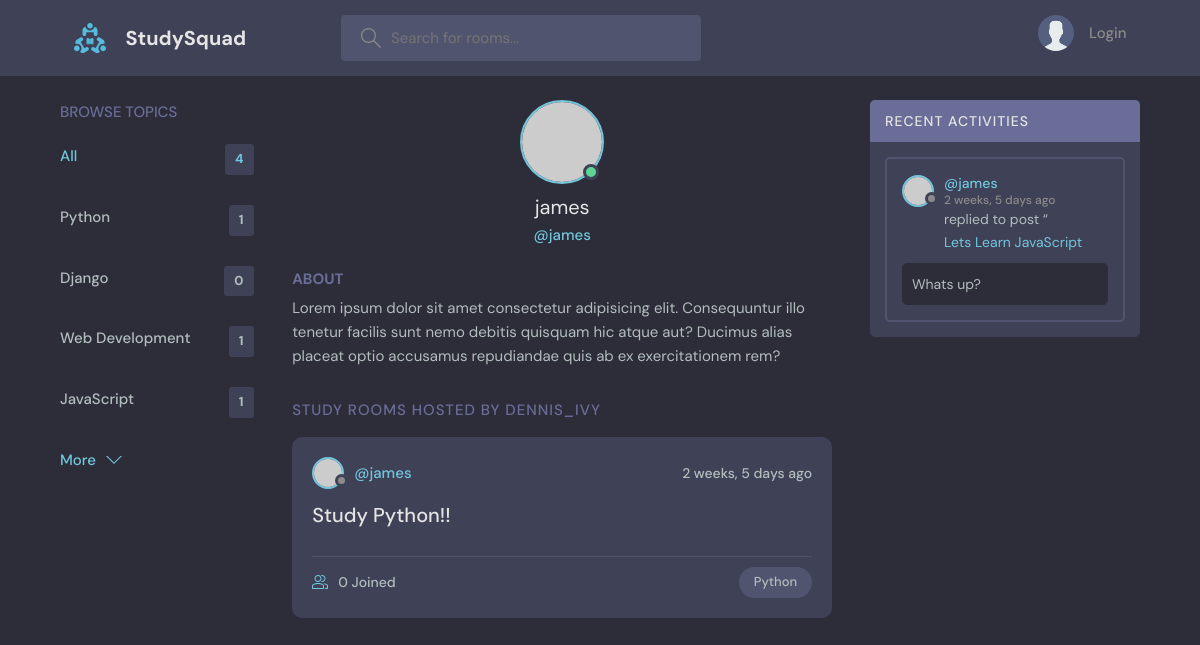
The app's page /profile/3/, older data.
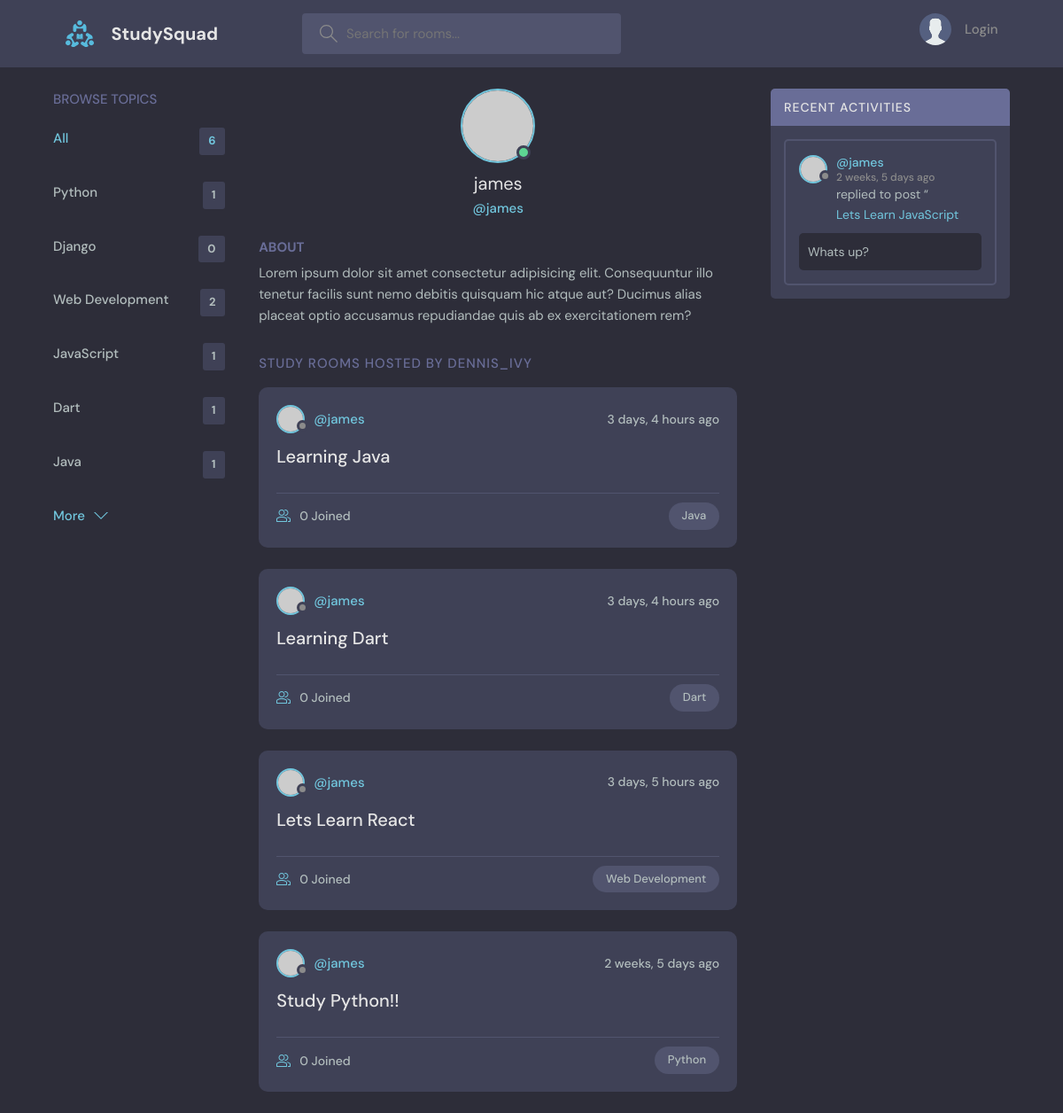
The same page, newer data.
### base/models.py (models this page shows, shortened)
class Topic(models.Model):
    name = models.CharField(max_length=200)

class Room(models.Model):
    host = models.ForeignKey(User, on_delete=models.SET_NULL, null=True)
    topic = models.ForeignKey(Topic, on_delete=models.SET_NULL, null=True)
    name = models.CharField(max_length=200)
    description = models.TextField(null=True, blank=True)
    participants = models.ManyToManyField(User, related_name='participants', blank=True)
    updated = models.DateTimeField(auto_now=True)
    created = models.DateTimeField(auto_now_add=True)
    class Meta:
        ordering = ['-updated', '-created']
    def __str__(self):
        return self.name

class Message(models.Model):
    user = models.ForeignKey(User, on_delete=models.CASCADE)
    room = models.ForeignKey(Room, on_delete=models.CASCADE)
    body = models.TextField()
    updated = models.DateTimeField(auto_now=True)
    created = models.DateTimeField(auto_now_add=True)
    class Meta:
        ordering = ['-updated', '-created']

### base/views.py (the view)
# urls.py: path('profile/<str:pk>/', views.userProfile, name="user-profile"),
def userProfile(request, pk):
    user = User.objects.get(id=pk)
    rooms = user.room_set.all()
    room_messages = user.message_set.all()
    topics = Topic.objects.all()
    context = {'user': user, 'rooms': rooms,'room_messages': room_messages, 'topics': topics}
    return render(request, 'base/profile.html', context)

### base/templates/base/profile.html (shortened to what this page needs)
{% extends 'main.html' %}
{% block content %}
  <main class="profile-page layout layout--3">
    <div class="container">
      {% include 'base/topic_component.html' %}
      <div class="roomList">
        <div class="profile">
          <div class="profile__avatar">
            <div class="avatar avatar--large active">
              <img src="https://randomuser.me/api/portraits/men/11.jpg" />
            </div>
          </div>
          <div class="profile__info">
            <h3> {{user.username}} </h3>
            <p>@{{user.username}}</p>
          </div>
          <div class="profile__about">
            <h3>About</h3>
            <p>
              Lorem ipsum dolor sit amet consectetur adipisicing elit. Consequuntur illo tenetur
              facilis sunt nemo debitis quisquam hic atque aut? Ducimus alias placeat optio
              accusamus repudiandae quis ab ex exercitationem rem?
            </p>
          </div>
        </div>
        <div class="roomList__header">
          <div>
            <h2>Study Rooms Hosted by dennis_ivy</a>
            </h2>
          </div>
        </div>
        {% include 'base/feed_component.html' %}
      </div>
      {% include 'base/activity_component.html' %}
    </div>
  </main>
{% endblock %}

### templates/main.html (shortened to what this page needs)
<!DOCTYPE html>
{% load static %}
<html lang="en">
  <head>
    <link rel="stylesheet" href="{% static 'styles/style.css' %}" />
  </head>
  <body>
    {% include 'navbar.html' %}
    {% block content %}
    {% endblock content %}
  </body>
</html>

### templates/navbar.html (shortened to what this page needs)
{% load static %}
<header class="header header--loggedIn">
    <div class="container">
      <a href="{% url 'home' %}" class="header__logo">
        <img src="{% static 'images/logo.svg' %}" />
        <h1>StudySquad</h1>
      </a>
      <form class="header__search" method="GET" action="{% url 'home' %}">
        <label>
          <input name="q" placeholder="Search for rooms..." />
        </label>
      </form>
      <nav class="header__menu">
        {% if request.user.is_authenticated %}
        <div class="header__user">
          <a href="{% url 'update-user' %}">
            <div class="avatar avatar--medium active">
              <img src="https://randomuser.me/api/portraits/men/37.jpg" />
            </div>
            <p>{{request.user.username}} <span>@{{request.user.username}}</span></p>
          </a>
          <button class="dropdown-button">
            <svg version="1.1" xmlns="http://www.w3.org/2000/svg" width="32" height="32" viewBox="0 0 32 32">
              <title>chevron-down</title>
              <path d="M16 21l-13-13h-3l16 16 16-16h-3l-13 13z"></path>
            </svg>
          </button>
        </div>
        {% else %}
        <a href="{% url 'login' %}">
          <img src="{% static 'images/avatar.svg' %}" />
          <p>Login</p>
        </a>
        {% endif %}
      </nav>
    </div>
  </header>

### base/templates/base/topic_component.html
<div class="topics">
  <div class="topics__header">
    <h2>Browse Topics</h2>
  </div>
  <ul class="topics__list">
    <li>
      <a href="{% url 'home' %}" class="active">All <span>{{topics.count}}</span></a>
    </li>
    {% for topic in topics %}
    <li>
      <a href="{% url 'home' %}?q={{topic.name}}">{{topic.name}} <span>{{topic.room_set.all.count}}</span></a>
    </li>
    {% endfor %}
  </ul>
  <a class="btn btn--link" href="topics.html">
    More
    <svg version="1.1" xmlns="http://www.w3.org/2000/svg" width="32" height="32" viewBox="0 0 32 32">
      <title>chevron-down</title>
      <path d="M16 21l-13-13h-3l16 16 16-16h-3l-13 13z"></path>
    </svg>
  </a>
</div>

### base/templates/base/feed_component.html (shortened to what this page needs)
{% for room in rooms %}
<div class="roomListRoom">
  <div class="roomListRoom__header">
    <a href="{% url 'user-profile' room.host.id %}" class="roomListRoom__author">
      <div class="avatar avatar--small">
        <img src="https://randomuser.me/api/portraits/women/11.jpg" />
      </div>
      <span>@{{room.host.username}}</span>
    </a>
    <div class="roomListRoom__actions">
      <span>{{room.created|timesince}} ago</span>
    </div>
  </div>
  <div class="roomListRoom__content">
    <a href="{% url 'room' room.id %}">{{room.name}}</a>
  </div>
  <div class="roomListRoom__meta">
    <a href="{% url 'room' room.id %}" class="roomListRoom__joined">
      {{room.participants.all.count}} Joined
    </a>
    <p class="roomListRoom__topic">{{room.topic.name}}</p>
  </div>
</div>
{% endfor %}

### base/templates/base/activity_component.html (shortened to what this page needs)
<div class="activities">
  <div class="activities__header">
    <h2>Recent Activities</h2>
  </div>
  {% for message in room_messages %}
  <div class="activities__box">
    <div class="activities__boxHeader roomListRoom__header">
      <a href="{% url 'user-profile' message.user.id %}" class="roomListRoom__author">
        <div class="avatar avatar--small">
          <img src="https://randomuser.me/api/portraits/women/11.jpg" />
        </div>
        <p>
          @{{message.user}}
          <span>{{message.created|timesince}} ago</span>
        </p>
      </a>
    </div>
    <div class="activities__boxContent">
      <p>replied to post “<a href="{% url 'room' message.room.id %}">{{message.room}}</a></p>
      <div class="activities__boxRoomContent">
        {{message.body}}
      </div>
    </div>
  </div>
  {% endfor %}
</div>

Row changes from the older to the newer data that the page shows:
computed for Topic "Web Development": room_set.all.count "1" → "2"
added Topic: name "Dart", room_set.all.count "1"
added Topic: name "Java", room_set.all.count "1"
added Room: host.username "james", created "3 days, 4 hours", name "Learning Java", participants.all.count "0", topic.name "Java"
added Room: host.username "james", created "3 days, 4 hours", name "Learning Dart", participants.all.count "0", topic.name "Dart"
added Room: host.username "james", created "3 days, 5 hours", name "Lets Learn React", participants.all.count "0", topic.name "Web Development"
Text that changed along with them:
{{ topics.count }}: "4" → "6"
